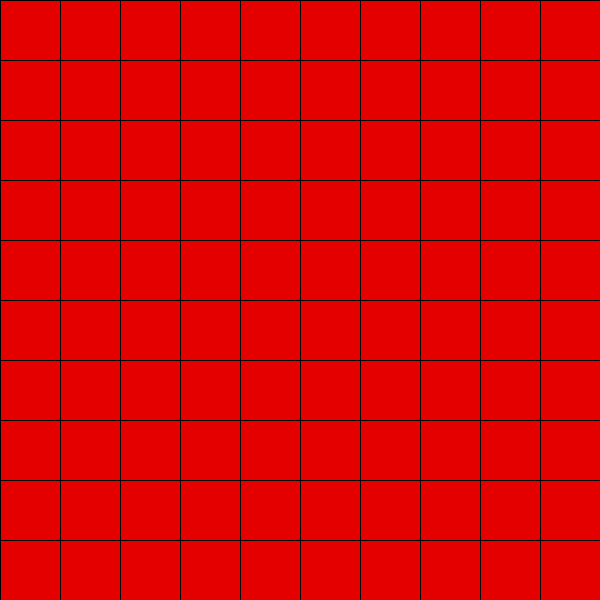
Frame 1 (no input)
Frame 60 (the mouse pressed at the canvas centre just before this capture): identical to frame 1, image omitted
Frame 120 (the mouse held since frame 60 and released just before this capture): identical to frame 1, image omitted

The Processing sketch that drew this single still picture (run headless with seeded random() and noise(); from frame 60 on, the mouse is pressed at the canvas centre):

// Processing sketch: sketch_11
// ── sketch_11.pde
/*
this sketch draws a grid to the canvas 
using two 2D arrays. 

create a third 2D array that will be used 
to store color values for the grid. in 
the setup, use a conditional statement 
to set color values to red or white, according 
to the pattern in the example image.
*/


int rows = 10;
int columns = 10;
float w, h;
float[][] posX = new float[rows][columns];
float[][] posY = new float[rows][columns];
float[][] red =  new float[rows][columns];

void setup() {
  size(600, 600);
  w = width/rows;
  h = height/columns;
  for(int r = 0; r < posX.length; r++){
    for(int c = 0; c < posX[0].length; c++){
      posX[r][c] = c * w;
      posY[r][c] = r * h;
    }
  }
  
  red = new float[rows][columns];
  for (int i = 0; i < red.length; i++) {
    for (int j = 0; j < red[0].length; j++) {
      red[i][j] = int(map(i, 0, red.length, 0, 255));
    }
  }
  
  for (int i = 0; i < red.length; i++) {
    for (int j = 0; j < red[0].length; j++) {
      fill(red[i][j], 0, 0);
    }
  }
  
  
  
  
  
}

void draw() {
  for(int r = 0; r < posX.length; r++){
    for(int c = 0; c < posX[0].length; c++){
      rect(posX[r][c], posY[r][c], w, h);
    }
  }
  
  for (int i = 0; i < red.length; i++) {
    for (int j = 0; j < red[0].length; j++) {
      if (red[i][j] < width/2 && red[i][j] > height/2) {
        red[i][j] = 255;
  
      }
  
    }
  
}
}
